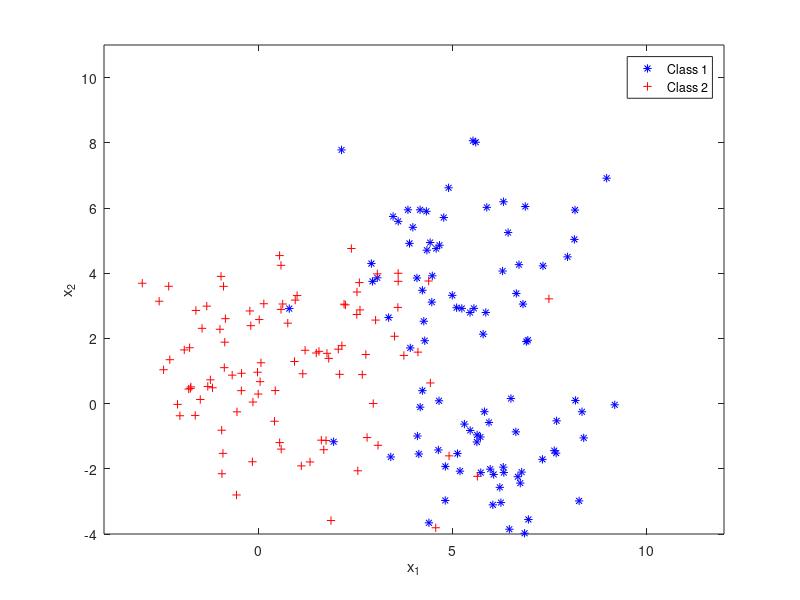

Write MATLAB code to recreate this figure. (Note: this script raises an error after producing the figure.)
%% (1) Create Data
clear
clc
close all

% x: input data --> p by M (M: # of observations, p: # of features)
% Class 1
Mu1 = [5 5]; Sigma1 = [3  0.1; 0.1  3];
X1 = mvnrnd(Mu1, Sigma1, 50)';

Mu1 = [6 -2]; Sigma1 = [2  0; 0  2];
X1 = [X1 mvnrnd(Mu1, Sigma1, 50)'];

% Class 2
Mu2 = [1 1]; Sigma2 = [5  0.5; 0.5  5];
X2 = mvnrnd(Mu2, Sigma2, 100)';

x = [X1'; X2']';
t_org = [ones(size(X1,2),1); -1*ones(size(X2,2),1)]';

figure(1)
plot(X1(1,:), X1(2,:), 'b*', 'DisplayName','Class 1');
hold on
plot(X2(1,:), X2(2,:), 'r+', 'DisplayName','Class 2');
hold off
ylabel('x_2'), xlabel('x_1')
axis([-4 12 -4 11])
legend

clearvars -except x t_org

%% (2) Kernel Support Vectir Machine (KSVM), MATLAB
clc
% Define SVM Parameter
C = 2;

%%% Design SVM
SVM = fitcsvm(x', t_org', ...
    'boxconstraint', C, ...
    'KernelFunction', 'gaussian', ... % Options are: gaussian, linear, polynomial
    'Crossval', 'off', ... % Options are: off, on
    'Solver', 'ISDA'); % Options are: ISDA, L1QP, SMO
    
%%% Test SVM
y = predict(SVM, x')';

% Creating proper output format for Confusion Matrix
t = [t_org; t_org];
t(1,t(1,:) == -1) = 0;
t(2,t(2,:) == 1) = 0; 
t(2,t(2,:) == -1) = 1;

y = [y; y];
y(1,y(1,:) == -1) = 0;
y(2,y(2,:) == 1) = 0; 
y(2,y(2,:) == -1) = 1;

% Plot
figure, plotconfusion(t, y, 'All Data');
title('Performance of MATLAB KSVM Implementation')

clearvars -except x t_org

%% (3) Kernel Support Vectir Machine (KSVM), Your Code
clc
% Class labels (1 for Class 1, -1 for Class 2)
% (Section 1 only keeps "t_org", but this section uses "t")
if ~exist('t', 'var')
    t = t_org;
end

% Define SVM Parameter
C = 10;

% STEP 0: Define Kernel Function
Kernel.Type = 'Gaussian';
Kernel.Parameter = 1.5;
K = KernelFunction_Incomplete(Kernel);

%%% STEP 1: Calculate Matrix H = [h_ij]
% h_ij = y_i * y_j * Kernel(x_i, x_j)
NumObs = size(x,2);
H = zeros(NumObs, NumObs);
for i = 1:NumObs
    for j = i:NumObs
        H(i,j) = t(i) * t(j) * K(x(:,i), x(:,j));
        H(j,i) = H(i,j);      % H is symmetric, so fill the lower half too
    end
end

% Define Vector of Minus Ones
% (quadprog minimizes 0.5*a'*H*a + f'*a; f = -1 gives the "- sum(alpha)" term)
MinusOnes = -ones(NumObs, 1);

%%% STEP 2: Solve Quadratic Programming Problem
% Define Equality Constraints: sum(alpha_i * y_i) = 0
Aeq = t; beq = 0;
% Define Lower/Upper Bounds: 0 <= alpha_i <= C
lb = zeros(NumObs, 1); ub = C * ones(NumObs, 1);

% Set Optimization Parameters
options = optimset('Algorithm', 'interior-point-convex', ...
    'Display', 'iter', 'MaxIter', 100);
% Solve Quadratic Programming
alpha = quadprog(H, MinusOnes, [], [], Aeq, beq, lb, ub, [], options)';

% Making Sure that Not Selected alphas are zero
% (quadprog returns tiny values like 1e-9 instead of exact zeros)
alpha_AlmostZero = abs(alpha) < 1e-5;
alpha(alpha_AlmostZero) = 0;

%%% STEP 3: Find Support Vectors (observations with alpha > 0)
S = find(alpha > 0);

%%% STEP 4: Find Parameter Theta0
% For each support vector: theta0 = y_i - sum_j(alpha_j * y_j * K(x_j, x_i))
theta0 = 0;
for i = S
    theta0 = theta0 + (t(i) - MySumFunc(x(:,i), alpha(S), t(S), x(:,S), K));
end
theta0 = theta0/length(S);

% Plot Nonlinear Decision Boundary
Curve = @(x1,x2)  MySumFunc([x1; x2], alpha(S), t(S), x(:,S), K) + theta0;
CurveA = @(x1,x2) MySumFunc([x1; x2], alpha(S), t(S), x(:,S), K) + theta0 + 1;
CurveB = @(x1,x2) MySumFunc([x1; x2], alpha(S), t(S), x(:,S), K) + theta0 - 1;

PlotRange = [min(x(1,:)) max(x(1,:)) min(x(2,:)) max(x(2,:))];
figure(1)
plot(x(1,t==1), x(2,t==1), 'b*', 'DisplayName','Class 1');
hold on
plot(x(1,t==-1), x(2,t==-1), 'r+', 'DisplayName','Class 2');
plot(x(1,S), x(2,S), 'ko', 'MarkerSize', 8,'DisplayName', 'Sup. Vect.');
fimplicit(Curve, PlotRange, 'Color', 'g', ...
    'LineWidth', 2, 'DisplayName', 'Dec. Boundary', 'MeshDensity', 50);
fimplicit(CurveA, PlotRange, 'Color', 'k', ...
    'LineWidth',1,'LineStyle',':', 'DisplayName', 'Sup. Vect.', 'MeshDensity', 50);
fimplicit(CurveB, PlotRange, 'Color', 'k', ...
    'LineWidth', 1, 'LineStyle', ':', 'DisplayName', 'Sup. Vect.', 'MeshDensity', 50);
hold off
ylabel('x_2'), xlabel('x_1')
axis([-4 12 -4 11])
legend('Location', 'northwest')

% Creating proper output format for Confusion Matrix
t_org = t;
t = [t_org; t_org];
t(1,t(1,:) == -1) = 0;
t(2,t(2,:) == 1) = 0; 
t(2,t(2,:) == -1) = 1;

y = zeros(1, size(x,2));
for i = 1:size(x,2)
    y(i) = sign(MySumFunc(x(:,i), alpha(S), t_org(S), x(:,S), K) + theta0);
end
y = [y; y];
y(1,y(1,:) == 1) = 1;
y(1,y(1,:) == -1) = 0;
y(2,y(2,:) == 1) = 0;
y(2,y(2,:) == -1) = 1; 

% Plot
figure, plotconfusion(t, y, 'All Data');
title('Performance of Your KSVM Implementation')
t = t_org;

clearvars -except x t
